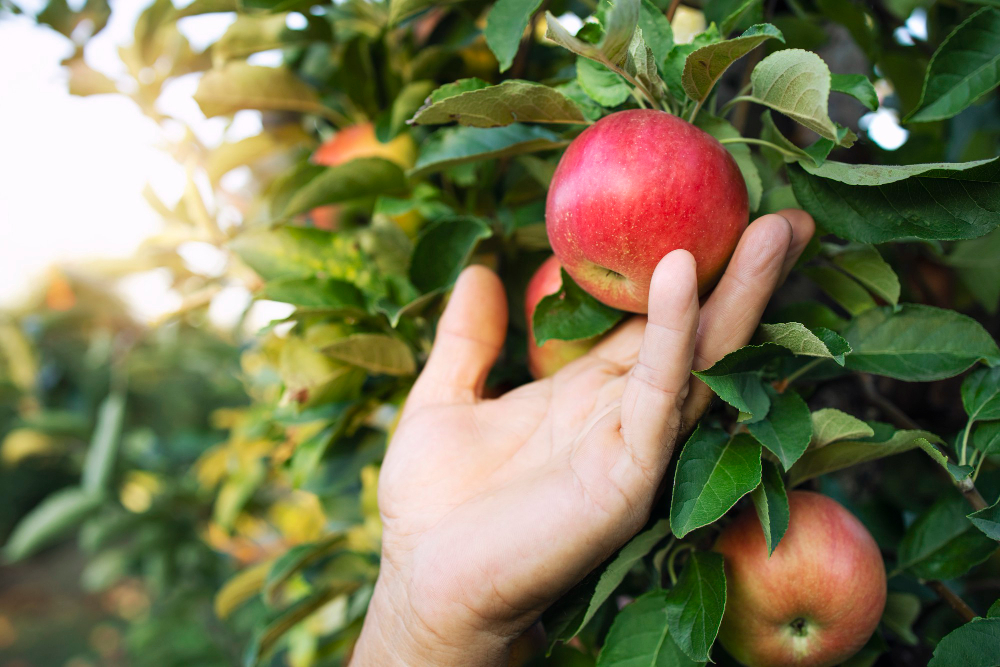
#> input picture gambar.jpg, 1000 x 667 px
$ python 'RGB → YUV.py'
#> lines starting #> are read from the running program, lines starting #| are printed output that depends on the picture
import cv2
import numpy as np

image = cv2.imread("gambar.jpg")
#> image is the input picture: shape (667, 1000, 3); mean B, G, R 84.5, 120, 122.5
image_rgb = cv2.cvtColor(image, cv2.COLOR_BGR2RGB)
img_norm = image_rgb / 255.0

R = img_norm[:, :, 0]
G = img_norm[:, :, 1]
B = img_norm[:, :, 2]
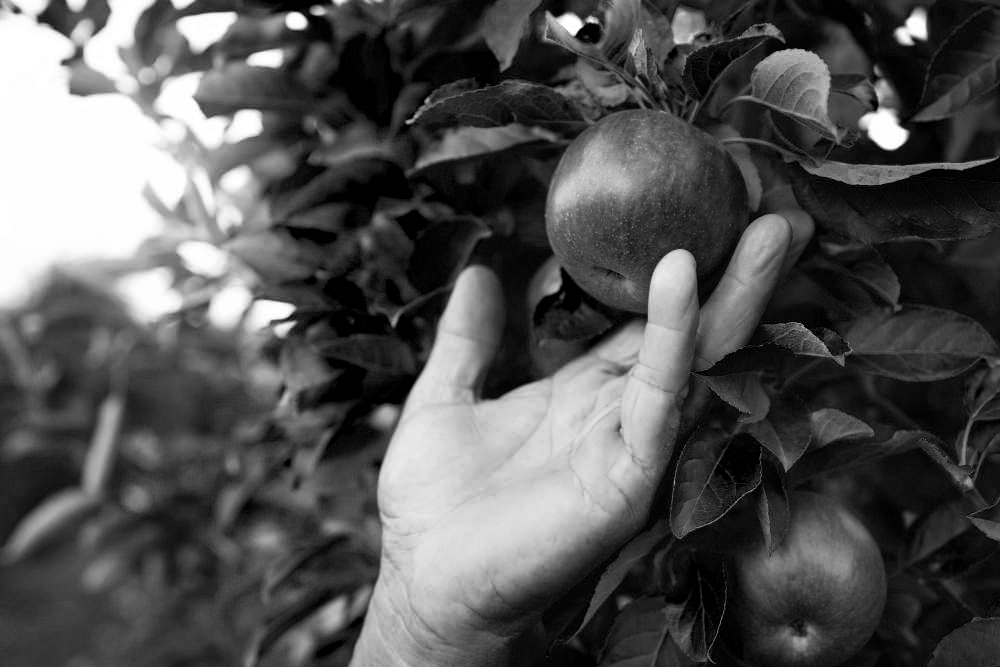
#> B: shape (667, 1000) float64; min 0, max 1, mean 0.331
Y = 0.299 * R + 0.587 * G + 0.114 * B
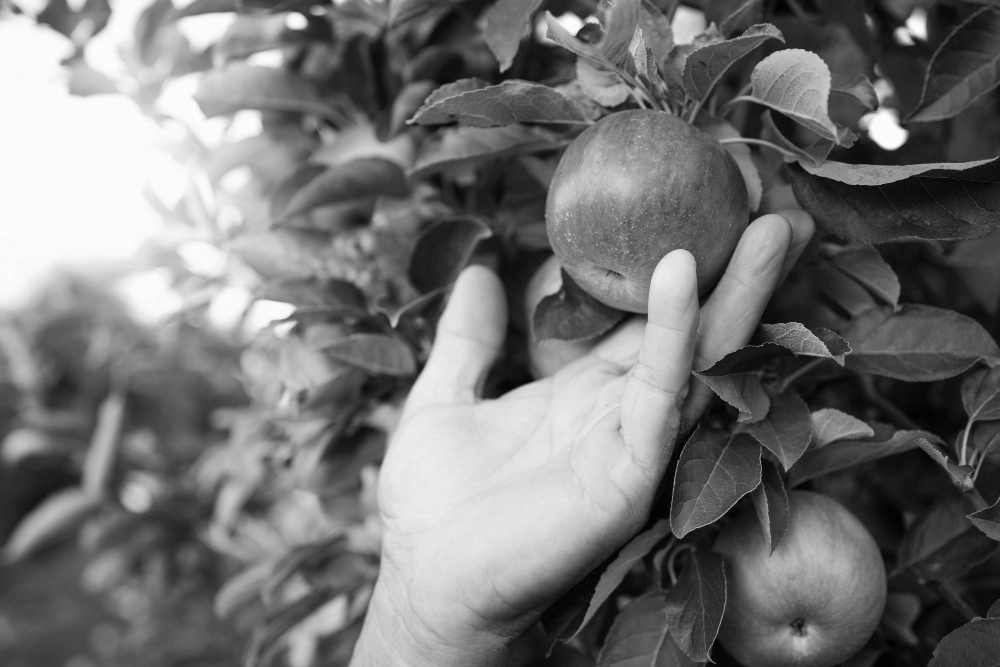
#> Y: shape (667, 1000) float64; min 0.00482, max 0.995, mean 0.458
U = -0.14713 * R - 0.28886 * G + 0.436 * B
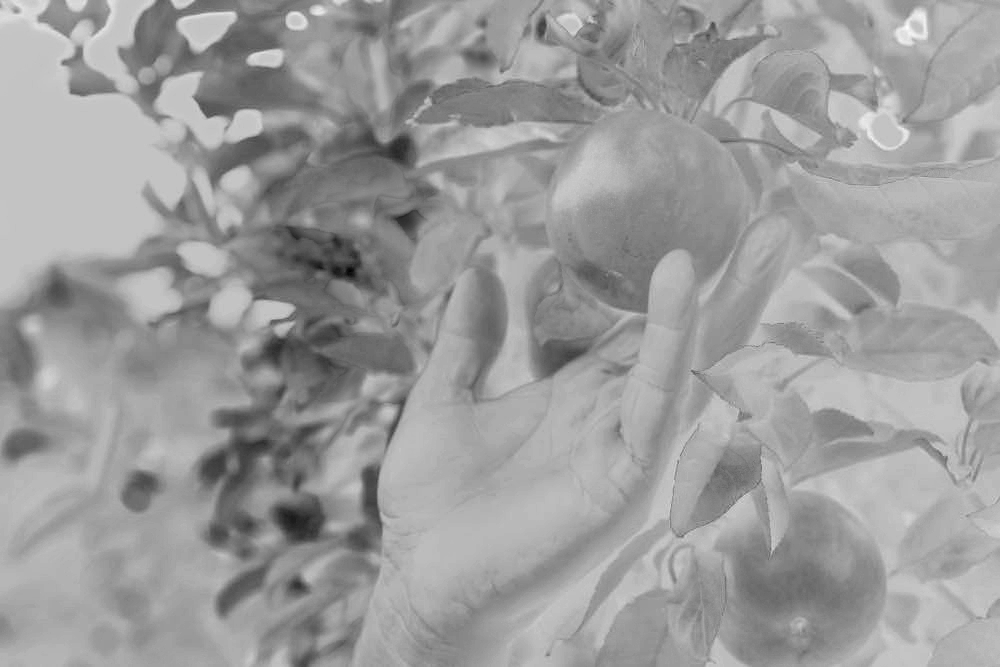
#> U: shape (667, 1000) float64; min -0.328, max 0.105, mean -0.0622; drawn with min black and max white
V = 0.615 * R - 0.51499 * G - 0.10001 * B
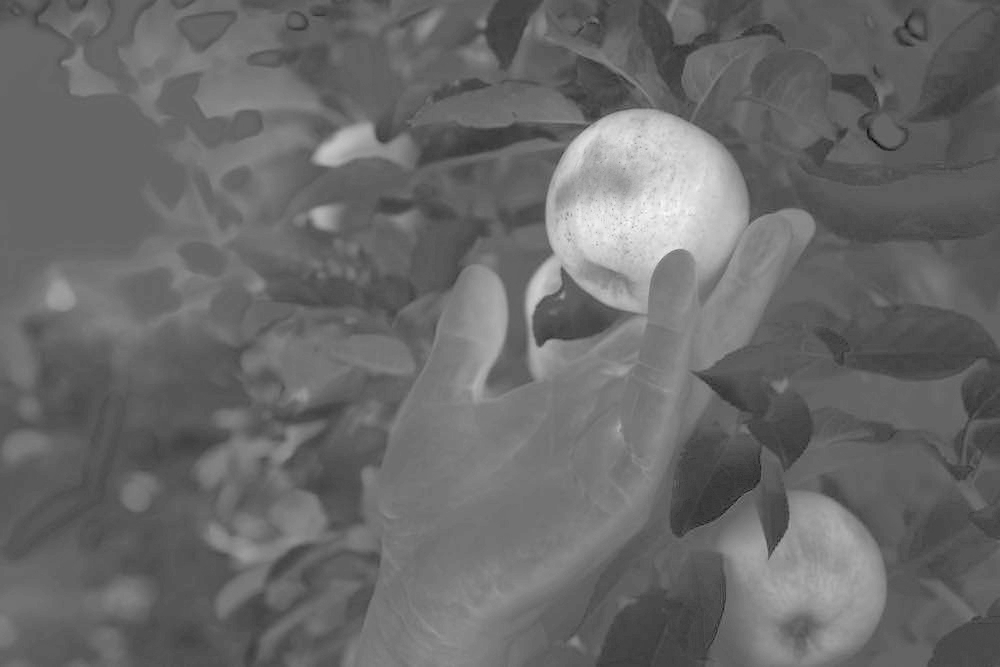
#> V: shape (667, 1000) float64; min -0.352, max 0.541, mean 0.0201; drawn with min black and max white
YUV = np.dstack((Y, U, V))
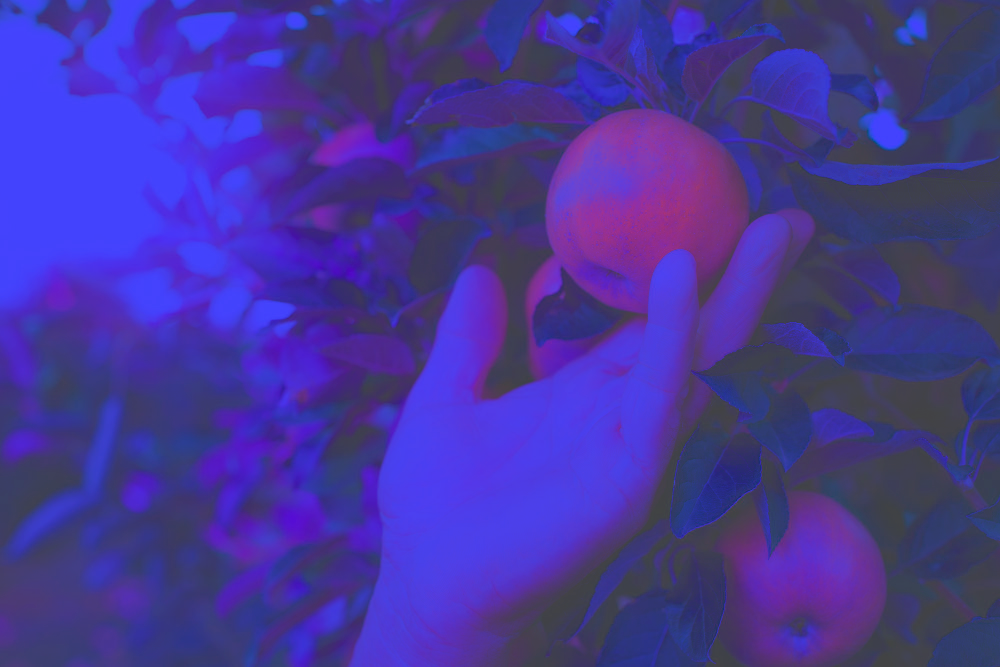
#> YUV: shape (667, 1000, 3) float64; mean of channels 0, 1, 2 0.458, -0.0622, 0.0201; drawn with min black and max white

U_norm = (U - U.min()) / (U.max() - U.min() + 1e-6)
V_norm = (V - V.min()) / (V.max() - V.min() + 1e-6)
Y_img = (Y * 255).astype(np.uint8)
U_img = (U_norm * 255).astype(np.uint8)
V_img = (V_norm * 255).astype(np.uint8)
YUV_img = (YUV[:, :, :3] * 255).astype(np.uint8)
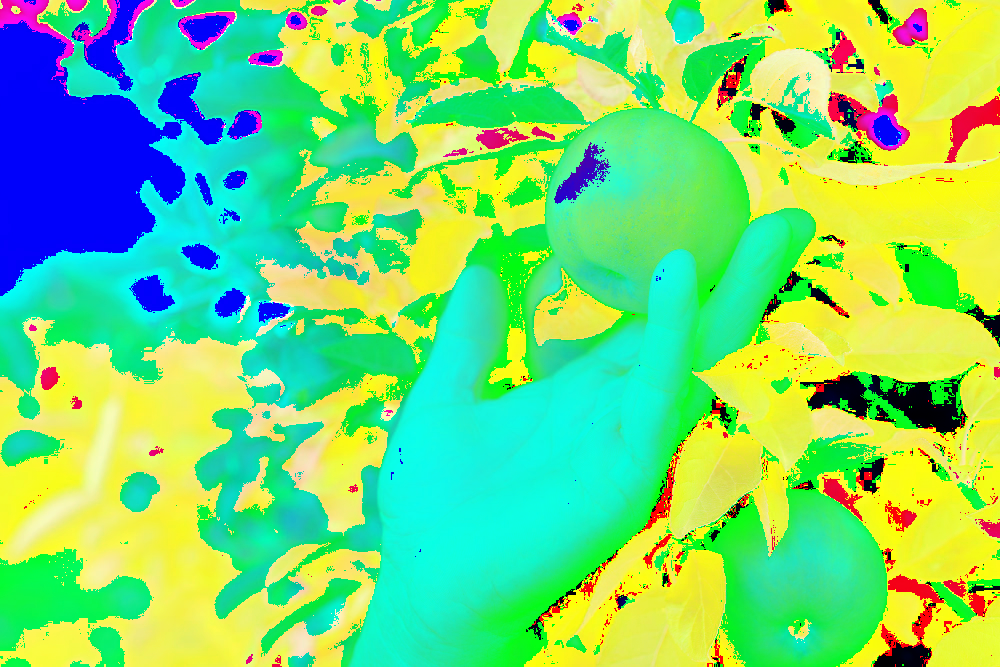
#> YUV_img: shape (667, 1000, 3); mean of channels 0, 1, 2 116.2, 214.3, 119.9; drawn as B, G, R

cv2.imshow("Original", image)
cv2.imshow("Y (Luminance)", Y_img)
cv2.imshow("U", U_img)
cv2.imshow("V", V_img)
cv2.imshow("YUV (visual)", cv2.cvtColor(YUV_img, cv2.COLOR_RGB2BGR))
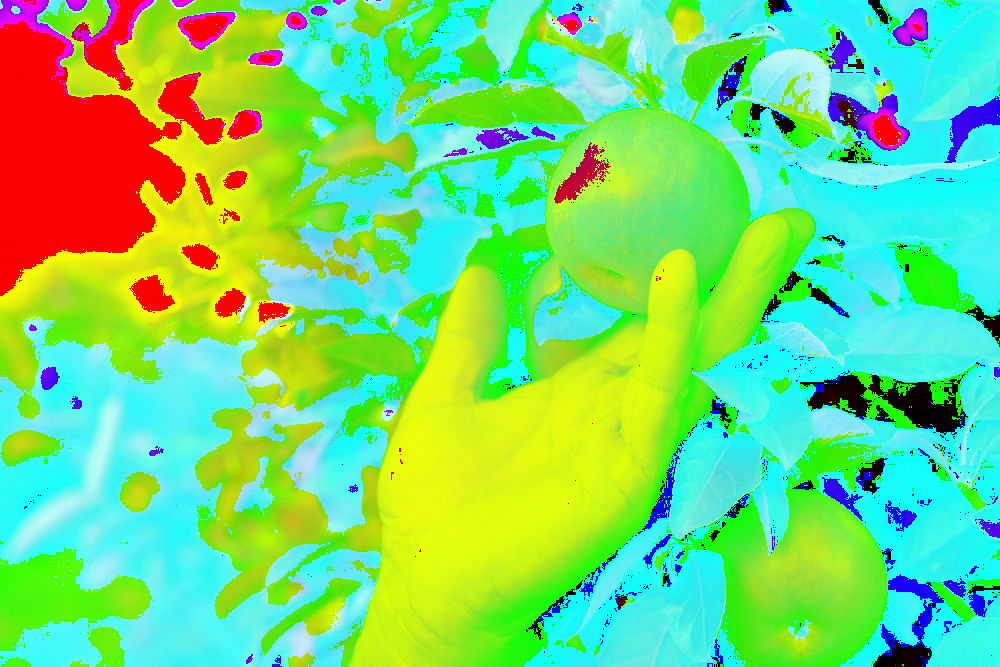
#> window 'YUV (visual)': shape (667, 1000, 3); mean B, G, R 119.9, 214.3, 116.2
cv2.waitKey(0)
cv2.destroyAllWindows()
